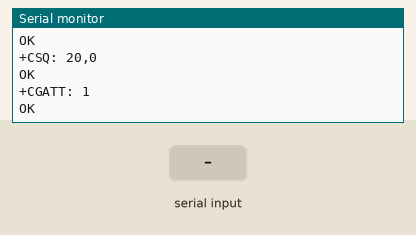
The sketch below on a simulated Arduino Mega 2560, built with avr-gcc and run on an emulated ATmega2560. Parts: the last lines printed to the serial monitor. The test bench sets the inputs (shaded band). The modem accepts every AT command (registered, SIM ready, sends succeed) and sends nothing else.

Above: at 3.0 s.
3.1 s: "1" received over the second serial link
At 5.5 s:
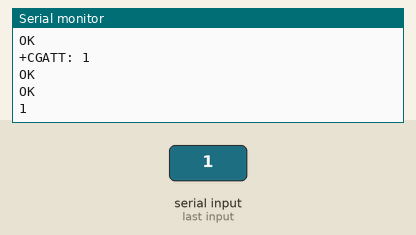
5.8 s: "0" received over the second serial link
At 6.9 s:
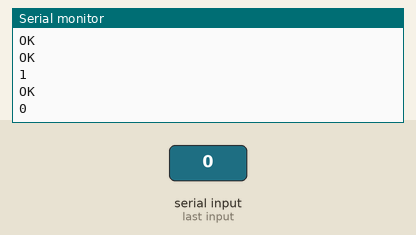
7.3 s: "2" received over the second serial link
At 8.7 s:
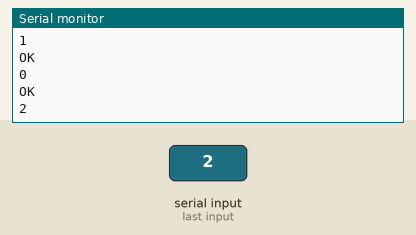

Measured:
- after the input at 3.1 s, the serial monitor: prints a new line after 1.2 s (image 1)
- after the input at 5.8 s, the serial monitor: prints a new line after 0.57 s (image 2)
- after the input at 7.3 s, the serial monitor: prints a new line after 1.1 s (image 3)

The sketch:

registro.ino
```cpp
#include <SoftwareSerial.h>
SoftwareSerial gprsSerial(10,11); // Configura el puerto serial para el SIM900. Para el Arduino MEGA utilizar pines 10 y 11

 void setup() {
  gprsSerial.begin(19200);
  Serial.begin(19200);

  Serial.println("Config SIM900...");
  delay(2000);
  Serial.println("Done!...");
  gprsSerial.flush();
  Serial.flush();

//Verificacion funcionamiento SIM 900
  gprsSerial.println("AT");
  delay(100);
  toSerial();

//Devuelve el estado de calidad de la señal de cobertura
  gprsSerial.println("AT+CSQ");
  delay(100);
  toSerial();

  // attach or detach from GPRS service
  gprsSerial.println("AT+CGATT?");
  delay(100);
  toSerial();

  // bearer settings
  gprsSerial.println("AT+SAPBR=3,1,\"CONTYPE\",\"GPRS\"");
  delay(2000);
  toSerial();

  // bearer settings
  //Conexion al servidor y enviar los dos datos requeridos por el metodo GET a la base de datos.
  gprsSerial.println("AT+SAPBR=3,1,\"APN\",\"internet.movistar.com.co\"");
  delay(2000);
  toSerial();

  // bearer settings
   gprsSerial.println("AT+SAPBR=1,1");
  delay(2000);
  toSerial();

  gprsSerial.println("AT+SAPBR=2,1");
  delay(2000);
  toSerial();

  http();

}

void http ()
{
   // initialize http service
   gprsSerial.println("AT+HTTPINIT");
   delay(2000);
   toSerial();

   gprsSerial.println("AT+HTTPPARA=\"CID\",1" );
   delay(2000);
   toSerial();
  // put your main code here, to run repeatedly:
   String url = "AT+HTTPPARA=\"URL\",\"http://www.app-ipuc.com/proyecto/index.php?valor=jhosep";
   int h1= 1 ;
  //url = url + "?valor=";
 // url = url+ h1 ;
 // con /default.aspx supuestamente se soluciona el error

   url = url + "\"";

   gprsSerial.println(url);
    delay(2000);
    toSerial();

   // set http action type 0 = GET, 1 = POST, 2 = HEAD
   gprsSerial.println("AT+HTTPACTION=0");
   delay(6000);
   toSerial();

   // read server response
   gprsSerial.println("AT+HTTPREAD");
   delay(1000);
   toSerial();

   gprsSerial.println("");
   gprsSerial.println("AT+HTTPTERM");
   toSerial();
   delay(300);

   gprsSerial.println("");
   delay(10000);
  }

void loop() {


}
void toSerial()
{
  while(gprsSerial.available()!=0)
  {
    Serial.write(gprsSerial.read());
  }
}
```
